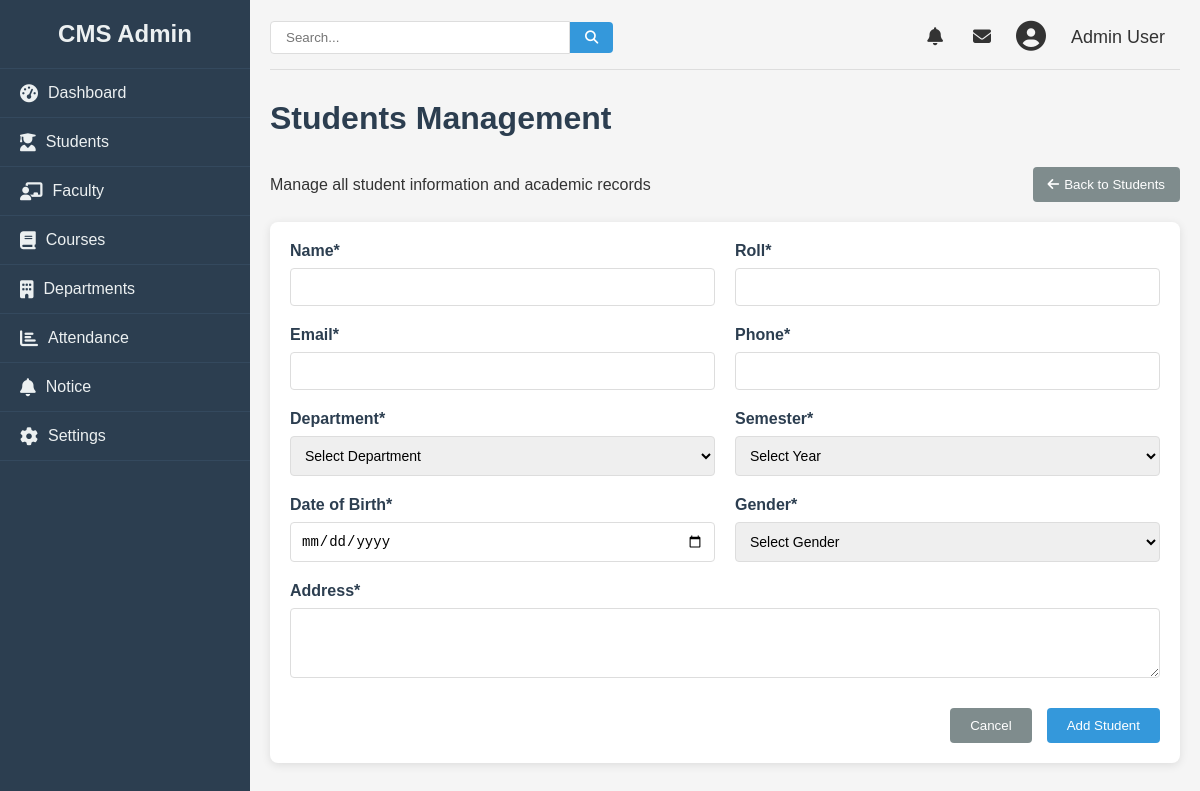
/admin/update/student/4, run on an earlier commit of the app's database.
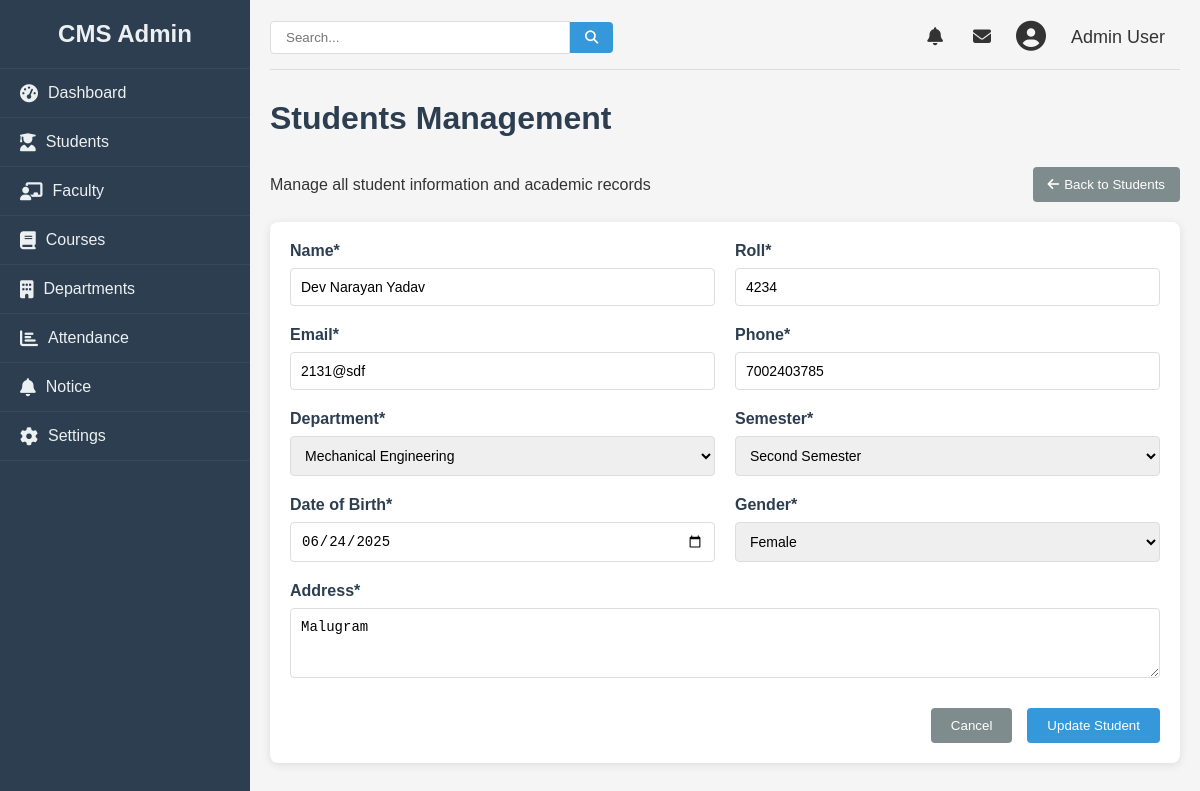
And on a later commit of the database.
### college/model.py (models this page shows, shortened)
class Student(db.Model):
    id = db.Column(db.Integer, primary_key=True)
    name = db.Column(db.String(100), nullable=False)
    roll = db.Column(db.Integer, nullable=False)
    email = db.Column(db.String(100), nullable=False)
    phone = db.Column(db.Integer, nullable=False)
    semester = db.Column(db.Integer, nullable=False)
    dob = db.Column(db.Date, nullable=False)
    gender = db.Column(db.String, nullable=False)
    department = db.Column(db.String, nullable=False)
    address = db.Column(db.String, nullable=False)

### college/admin/update.py (the view, shortened to what this page needs)
@app.route("/admin/update/student/<id>", methods = ["GET", "POST"])
def updatestdn(id):
    student = Student.query.get(id)
    return render_template("addstudent.html", data= student, allsem = sem, departments= dep)

### college/admin/templates/addstudent.html (shortened to what the changed rows need)
{% from "macro/cmsnav.html" import cmsnav%}
{%extends "admbase.html"%}
{%block head%}
<link rel="stylesheet" href="{{url_for('static', filename='css/styles.css')}}">
<link rel="stylesheet" href="https://cdnjs.cloudflare.com/ajax/libs/font-awesome/6.4.0/css/all.min.css">
{%endblock%}
{%block content%}
<div class="container" w-tid="21">
    {{cmsnav()}}
    <main class="main-content" w-tid="111">
        <div id="dashboard-page" class="content-section" w-tid="139">
            <div class="dashboard" w-tid="141">
                <h1 w-tid="357">Students Management</h1>
                <div class="student-form-container" w-tid="1519">
                    {%if data%}
                    <form id="add-student-form" method="POST" action="/admin/update/student/{{data.id}}" class="student-form"
                        w-tid="1521">
                        {%else%}
                        <form id="add-student-form" method="POST" action="/admin/addstudent" class="student-form"
                        w-tid="1521">
                        {%endif%}
                        <div class="form-row" w-tid="1523">
                            <div class="form-group" w-tid="1525">
                                <label for="new-firstName" w-tid="1527">Name*</label>
                                <input type="text" id="new-firstName" name="name" required="" w-tid="1529"
                                    value="{{data.name}}">
                            </div>
                            <div class="form-group" w-tid="1525">
                                <label for="new-firstName" w-tid="1527">Roll*</label>
                                <input type="text" id="new-firstName" name="roll" required="" w-tid="1529" value="{{data.roll}}">
                            </div>
                        </div>
                        <div class="form-row" w-tid="1537">
                            <div class="form-group" w-tid="1539">
                                <label for="new-email" w-tid="1541">Email*</label>
                                <input type="email" id="new-email" name="email" required="" w-tid="1543" value="{{data.email}}">
                            </div>
                            <div class="form-group" w-tid="1545">
                                <label for="new-phone" w-tid="1547">Phone*</label>
                                <input type="tel" id="new-phone" name="phone" required="" w-tid="1549"
                                value="{{data.phone}}">
                            </div>
                        </div>
                        <div class="form-row" w-tid="1551">
                            <div class="form-group" w-tid="1553">
                                <label for="new-department" w-tid="1555">Department*</label>
                                <select id="new-department" name="department" required="" w-tid="1557">
                                    <option value="">Select Department</option>
                                    {%for dep in departments%}
                                    <option {%if dep == data.department%}selected{%endif%} value="{{dep}}">{{dep}}</option>
                                    {%endfor%}
                                </select>
                            </div>
                            <div class="form-group" w-tid="1561">
                                <label for="new-year" w-tid="1563">Semester*</label>
                                <select id="new-year" name="year" required="" w-tid="1565">
                                    <option value="">Select Year</option>
                                    {%for sem in allsem%}
                                    <option {%if sem == data.semester%}selected{%endif%} value="{{sem}}">{{sem}}</option>
                                    {%endfor%}
                                </select>
                            </div>
                        </div>
                        <div class="form-row" w-tid="1569">
                            <div class="form-group" w-tid="1571">
                                <label for="new-dob" w-tid="1573">Date of Birth*</label>
                                <input type="date" id="new-dob" name="dob" required="" w-tid="1575"
                                value="{{data.dob}}">
                            </div>
                            <div class="form-group" w-tid="1577">
                                <label for="new-gender" w-tid="1579">Gender*</label>
                                <select id="new-gender" name="gender" required="" w-tid="1581">
                                    <option value="" w-tid="1583">Select Gender</option>
                                    {%set genders = ['Male', 'Female', 'Other']%}
                                    {%for gender in genders%}
                                    <option value="{{gender}}" {%if gender == data.gender%}selected{%endif%} w-tid="1585">{{gender}}</option>
                                    {%endfor%}
                                </select>
                            </div>
                        </div>
                        <div class="form-row" w-tid="1591">
                            <div class="form-group full-width" w-tid="1593">
                                <label for="new-address" w-tid="1595">Address*</label>
                                <textarea id="new-address" name="address" rows="3" required="" w-tid="1597" >{{data.address}}</textarea>
                            </div>
                        </div>
                        <div class="form-actions" w-tid="1599">
                            <a href="/admin/student"><button type="button" id="cancel-add-student" class="cancel-btn"
                                w-tid="1601">Cancel</button></a>
                            {%if data%}
                            <button type="submit" class="save-btn" w-tid="1603">Update Student</button>
                            {%else%}
                            <button type="submit" class="save-btn" w-tid="1603">Add Student</button>
                            {%endif%}
                        </div>
                    </form>
                </div>
            </div>
        </div>
    </main>
</div>
{%endblock%}

What changed in the data, as far as the page shows it:
added Student: name "Dev Narayan Yadav", roll "4234", email "2131@sdf", phone "7002403785", department "Mechanical Engineering", year "Second Semester", dob "06/24/2025", gender "Female", address "Malugram"
Also different on the page:
form field department: "Select Department" → (not shown)
form field year: "Select Year" → (not shown)
form field gender: "Select Gender" → (not shown)
text no longer shown: "Add Student"
text now shown: "Update Student"
